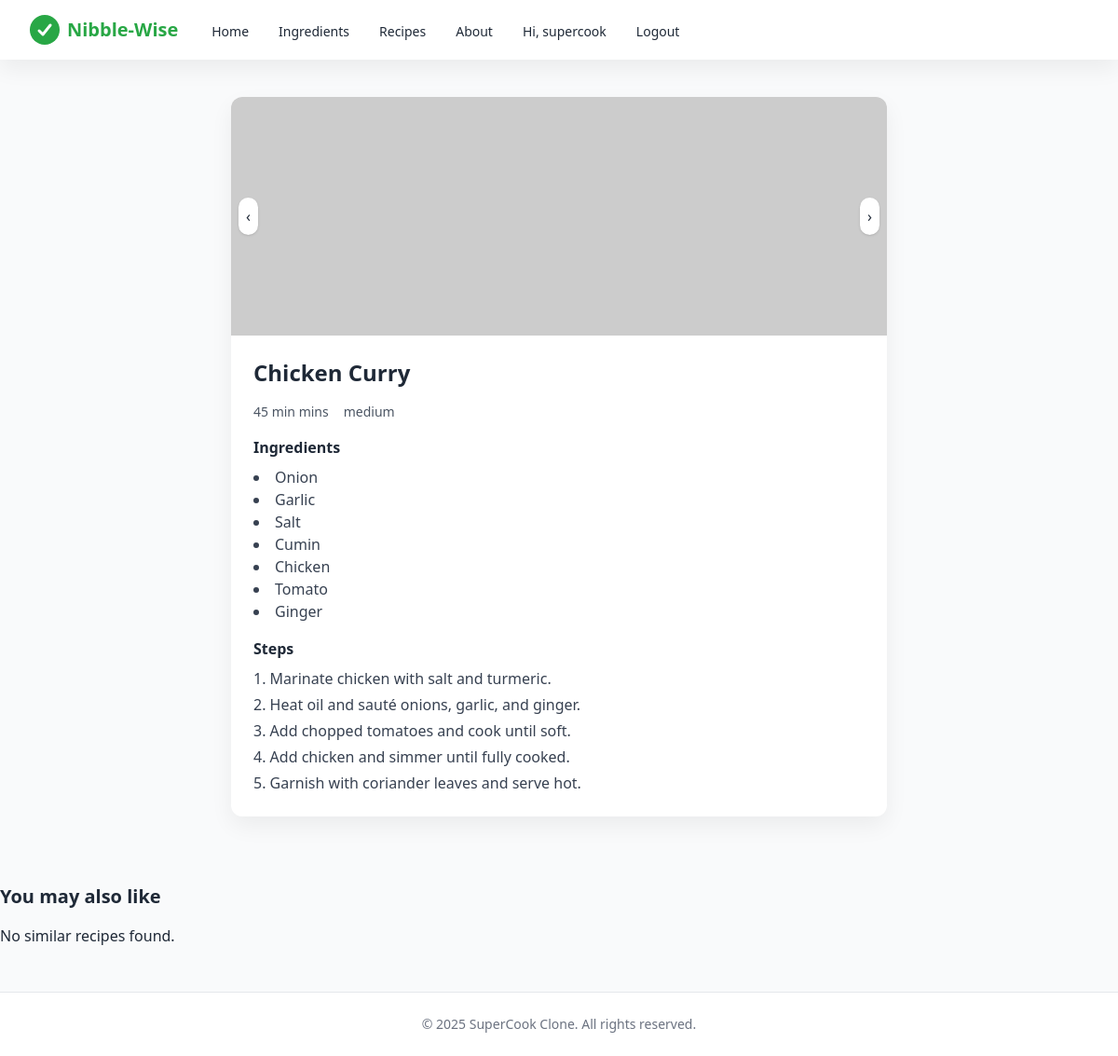
The app's page /recipes/chicken-curry/ (signed in) with its own data.
### core/models.py (models this page shows, shortened)
class Recipe(models.Model):
    DIFFICULTY_CHOICES = [
        ('easy', 'Easy'),
        ('medium', 'Medium'),
        ('hard', 'Hard'),
    ]
    title = models.CharField(max_length=200)
    slug = models.SlugField(unique=True, blank=True, null=True)
    photo1 = models.ImageField(upload_to='recipes/', blank=True, null=True)
    photo2 = models.ImageField(upload_to='recipes/', blank=True, null=True)
    photo3 = models.ImageField(upload_to='recipes/', blank=True, null=True)
    photo4 = models.ImageField(upload_to='recipes/', blank=True, null=True)
    photo5 = models.ImageField(upload_to='recipes/', blank=True, null=True)
    time = models.CharField(max_length=10)
    difficulty = models.CharField(
        max_length=10,
        choices=DIFFICULTY_CHOICES,
        default='easy'
    )
    ingredients = models.ManyToManyField(Ingredient, blank=True)
    steps = models.JSONField(default=list)
    def photos(self):
        return [p for p in [self.photo1, self.photo2, self.photo3, self.photo4, self.photo5] if p]

class Ingredient(models.Model):
    name = models.CharField(max_length=100)
    category = models.ForeignKey(Category, on_delete=models.SET_NULL, null=True, blank=True)
    image = models.ImageField(upload_to='ingredients/', blank=True, null=True)

### core/views.py (the view)
# urls.py: path('recipes/<slug:slug>/', views.recipe_detail, name='recipe_detail'),
@login_required(login_url='login')
def recipe_detail(request, slug):
    recipe = get_object_or_404(Recipe, slug=slug)
    all_recipes = Recipe.objects.exclude(id=recipe.id)
    similar_recipes = get_similar_recipes(recipe, all_recipes)
    return render(request, 'recipe_detail.html', {
        "recipe": recipe,
        "similar_recipes": similar_recipes
    })

### core/views.py (called while the page is built)
def get_similar_recipes(target_recipe, all_recipes):
    all_recipes = list(all_recipes)
    def join_ingredients(recipe):
        return " ".join(i.name for i in recipe.ingredients.all())
    corpus = [join_ingredients(r) for r in all_recipes]
    vectorizer = TfidfVectorizer(stop_words='english')
    tfidf_matrix = vectorizer.fit_transform(corpus)
    target_vec = vectorizer.transform([join_ingredients(target_recipe)])
    cosine_sim = cosine_similarity(target_vec, tfidf_matrix).flatten()
    top_indices = cosine_sim.argsort()[-5:][::-1]
    similar_recipes = [
        all_recipes[int(i)] for i in top_indices
        if all_recipes[int(i)].id != target_recipe.id
    ]
    return similar_recipes[:5]

### templates/recipe_detail.html (shortened to what this page needs)
{% extends 'base.html' %}
{% load static %}
{% block content %}
<section class="max-w-3xl mx-auto px-4 sm:px-6 lg:px-8 py-10">
    <div class="bg-white rounded-xl shadow-soft overflow-hidden relative">
        <div class="relative w-full h-64 overflow-hidden">
            {% for photo in recipe.photos %}
            <img src="{{ photo.url }}"
                 class="slide absolute top-0 left-0 w-full h-full object-cover transition-opacity duration-500"
                 style="opacity:0;">
            {% endfor %}
            <button id="prev" class="absolute top-1/2 left-2 transform -translate-y-1/2 bg-white p-2 rounded-full shadow">‹</button>
            <button id="next" class="absolute top-1/2 right-2 transform -translate-y-1/2 bg-white p-2 rounded-full shadow">›</button>
        </div>
        <div class="p-6 space-y-4">
            <h1 class="text-2xl font-bold">{{ recipe.title }}</h1>
            <div class="flex items-center gap-4 text-sm text-gray-600">
                <span>{{ recipe.time }} mins</span>
                <span>{{ recipe.difficulty }}</span>
            </div>
            <div>
                <h3 class="font-semibold mb-2">Ingredients</h3>
                <ul class="list-disc list-inside text-gray-700">
                    {% for i in recipe.ingredients.all %}
                    <li>{{ i.name }}</li>
                    {% endfor %}
                </ul>
            </div>
            <div>
                <h3 class="font-semibold mb-2">Steps</h3>
                <ol class="list-decimal list-inside text-gray-700 space-y-1">
                    {% for s in recipe.steps %}
                    <li>{{ s }}</li>
                    {% endfor %}
                </ol>
            </div>
        </div>
    </div>
</section>
<h2 class="text-xl font-bold mt-8 mb-4">You may also like</h2>
<div class="grid grid-cols-1 md:grid-cols-3 gap-4">
  {% for r in similar_recipes %}
  <div class="p-4 bg-white rounded-lg shadow">
    <a href="{% url 'recipe_detail' r.slug %}">
      <h3 class="font-semibold">{{ r.title }}</h3>
      <p class="text-sm text-gray-600">{{ r.difficulty }} | {{ r.time }} mins</p>
    </a>
  </div>
  {% empty %}
  <p>No similar recipes found.</p>
  {% endfor %}
</div>
{% endblock %}

### templates/partials/navbar.html (shortened to what this page needs)
{% load static %}
<nav class="bg-white shadow-soft sticky top-0 z-40">
	<div class="max-w-7xl mx-auto px-4 sm:px-6 lg:px-8">
		<div class="flex justify-between h-16">
			<div class="flex">
				<a href="{% url 'home' %}" class="flex items-center gap-2">
					<img src="{% static 'images/logo.svg' %}" alt="Logo" class="h-8 w-8" />
					<span class="font-semibold text-xl text-brand">Nibble-Wise</span>
				</a>
				<div class="hidden sm:ml-8 sm:flex sm:space-x-6">
					<a href="{% url 'home' %}" class="inline-flex items-center px-1 pt-1 text-sm font-medium hover:text-brand">Home</a>
					<a href="{% url 'ingredients' %}" class="inline-flex items-center px-1 pt-1 text-sm font-medium hover:text-brand">Ingredients</a>
					<a href="{% url 'recipes' %}" class="inline-flex items-center px-1 pt-1 text-sm font-medium hover:text-brand">Recipes</a>
					<a href="{% url 'about' %}" class="inline-flex items-center px-1 pt-1 text-sm font-medium hover:text-brand">About</a>
					{% if user.is_authenticated %}
						<span class="inline-flex items-center px-1 pt-1 text-sm font-medium">Hi, {{ user.username }}</span>
						<a href="{% url 'logout' %}" class="inline-flex items-center px-1 pt-1 text-sm font-medium hover:text-brand">Logout</a>
					{% else %}
						<a href="{% url 'login' %}" class="inline-flex items-center px-1 pt-1 text-sm font-medium hover:text-brand">Login</a>
						<a href="{% url 'signup' %}" class="inline-flex items-center px-1 pt-1 text-sm font-medium hover:text-brand">Sign Up</a>
					{% endif %}
				</div>
			</div>
		</div>
	</div>
</nav>

### records on screen
Recipe: title "Chicken Curry", time "45 min", difficulty "medium"
Ingredient: name "Onion"
Ingredient: name "Garlic"
Ingredient: name "Salt"
Ingredient: name "Cumin"
Ingredient: name "Chicken"
Ingredient: name "Tomato"
Ingredient: name "Ginger"

### other values on screen
{{ user.username }} "supercook"
{{ s }} "Marinate chicken with salt and turmeric." "Heat oil and sauté onions, garlic, and ginger." "Add chopped tomatoes and cook until soft." "Add chicken and simmer until fully cooked." "Garnish with coriander leaves and serve hot."
